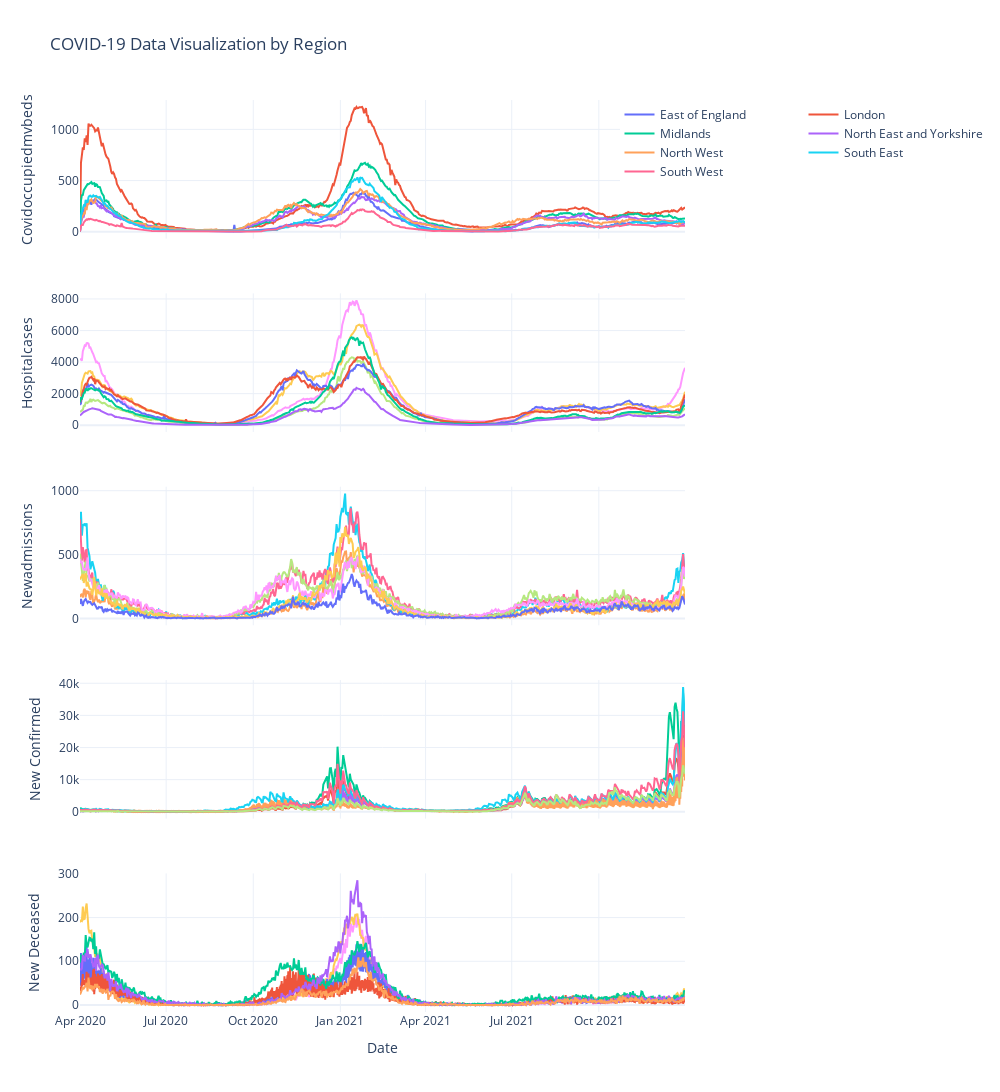

Write notebook code for a chart like this one.
### Code cell
# Filter data between the specified dates
data_filtered = data[(data["date"] >= "2020-01-01") & (data["date"] <= "2021-12-31")]

# Metrics to plot
metrics = [
    "covidOccupiedMVBeds",
    "hospitalCases",
    "newAdmissions",
    "new_confirmed",
    "new_deceased",
]

# Create a subplot for each metric
fig = make_subplots(
    rows=len(metrics),
    cols=1,
    shared_xaxes=True,
    # subplot_titles=[metric.replace("_", " ").title() for metric in metrics],
)

# Plot data for each region and each metric
for i, metric in enumerate(metrics):
    for j, (region, group) in enumerate(data_filtered.groupby("areaName")):
        show_legend = i == 0  # Only show legend for the first metric
        fig.add_trace(
            go.Scatter(
                x=group["date"],
                y=group[metric],
                mode="lines",
                name=region,
                showlegend=show_legend,
            ),
            row=i + 1,
            col=1,
        )

# Update layout
fig.update_layout(
    height=1200,
    width=1000,
    title_text="COVID-19 Data Visualization by Region",
    template="plotly_white",
    legend=dict(y=1, x=1.5, yanchor="top", xanchor="right", orientation="h"),
)

# Update x-axis and y-axis labels
fig.update_xaxes(title_text="Date", row=len(metrics), col=1)
for i, metric in enumerate(metrics):
    fig.update_yaxes(title_text=metric.replace("_", " ").title(), row=i + 1, col=1)

# Show the figure
fig.show()

### Figure 1 — Plotly figure (JSON) as saved in the notebook; plotly's stock layout.template omitted (floating-point values rounded to 4 significant figures; data arrays with more than 128 entries replaced by an {"elided": "..."} marker saying what was removed)
{"data": [{"mode": "lines", "name": "East of England", "showlegend": true, "type": "scatter", "x": {"elided": "640 str values"}, "xaxis": "x", "y": {"elided": "640 int values"}, "yaxis": "y"}, {"mode": "lines", "name": "London", "showlegend": true, "type": "scatter", "x": {"elided": "640 str values"}, "xaxis": "x", "y": {"elided": "640 int values"}, "yaxis": "y"}, {"mode": "lines", "name": "Midlands", "showlegend": true, "type": "scatter", "x": {"elided": "1280 str values"}, "xaxis": "x", "y": {"elided": "1280 int values"}, "yaxis": "y"}, {"mode": "lines", "name": "North East and Yorkshire", "showlegend": true, "type": "scatter", "x": {"elided": "1280 str values"}, "xaxis": "x", "y": {"elided": "1280 int values"}, "yaxis": "y"}, {"mode": "lines", "name": "North West", "showlegend": true, "type": "scatter", "x": {"elided": "640 str values"}, "xaxis": "x", "y": {"elided": "640 int values"}, "yaxis": "y"}, {"mode": "lines", "name": "South East", "showlegend": true, "type": "scatter", "x": {"elided": "640 str values"}, "xaxis": "x", "y": {"elided": "640 int values"}, "yaxis": "y"}, {"mode": "lines", "name": "South West", "showlegend": true, "type": "scatter", "x": {"elided": "640 str values"}, "xaxis": "x", "y": {"elided": "640 int values"}, "yaxis": "y"}, {"mode": "lines", "name": "East of England", "showlegend": false, "type": "scatter", "x": {"elided": "640 str values"}, "xaxis": "x2", "y": {"elided": "640 int values"}, "yaxis": "y2"}, {"mode": "lines", "name": "London", "showlegend": false, "type": "scatter", "x": {"elided": "640 str values"}, "xaxis": "x2", "y": {"elided": "640 int values"}, "yaxis": "y2"}, {"mode": "lines", "name": "Midlands", "showlegend": false, "type": "scatter", "x": {"elided": "1280 str values"}, "xaxis": "x2", "y": {"elided": "1280 int values"}, "yaxis": "y2"}, {"mode": "lines", "name": "North East and Yorkshire", "showlegend": false, "type": "scatter", "x": {"elided": "1280 str values"}, "xaxis": "x2", "y": {"elided": "1280 int values"}, "yaxis": "y2"}, {"mode": "lines", "name": "North West", "showlegend": false, "type": "scatter", "x": {"elided": "640 str values"}, "xaxis": "x2", "y": {"elided": "640 int values"}, "yaxis": "y2"}, {"mode": "lines", "name": "South East", "showlegend": false, "type": "scatter", "x": {"elided": "640 str values"}, "xaxis": "x2", "y": {"elided": "640 int values"}, "yaxis": "y2"}, {"mode": "lines", "name": "South West", "showlegend": false, "type": "scatter", "x": {"elided": "640 str values"}, "xaxis": "x2", "y": {"elided": "640 int values"}, "yaxis": "y2"}, {"mode": "lines", "name": "East of England", "showlegend": false, "type": "scatter", "x": {"elided": "640 str values"}, "xaxis": "x3", "y": {"elided": "640 int values"}, "yaxis": "y3"}, {"mode": "lines", "name": "London", "showlegend": false, "type": "scatter", "x": {"elided": "640 str values"}, "xaxis": "x3", "y": {"elided": "640 int values"}, "yaxis": "y3"}, {"mode": "lines", "name": "Midlands", "showlegend": false, "type": "scatter", "x": {"elided": "1280 str values"}, "xaxis": "x3", "y": {"elided": "1280 int values"}, "yaxis": "y3"}, {"mode": "lines", "name": "North East and Yorkshire", "showlegend": false, "type": "scatter", "x": {"elided": "1280 str values"}, "xaxis": "x3", "y": {"elided": "1280 int values"}, "yaxis": "y3"}, {"mode": "lines", "name": "North West", "showlegend": false, "type": "scatter", "x": {"elided": "640 str values"}, "xaxis": "x3", "y": {"elided": "640 int values"}, "yaxis": "y3"}, {"mode": "lines", "name": "South East", "showlegend": false, "type": "scatter", "x": {"elided": "640 str values"}, "xaxis": "x3", "y": {"elided": "640 int values"}, "yaxis": "y3"}, {"mode": "lines", "name": "South West", "showlegend": false, "type": "scatter", "x": {"elided": "640 str values"}, "xaxis": "x3", "y": {"elided": "640 int values"}, "yaxis": "y3"}, {"mode": "lines", "name": "East of England", "showlegend": false, "type": "scatter", "x": {"elided": "640 str values"}, "xaxis": "x4", "y": {"elided": "640 int values"}, "yaxis": "y4"}, {"mode": "lines", "name": "London", "showlegend": false, "type": "scatter", "x": {"elided": "640 str values"}, "xaxis": "x4", "y": {"elided": "640 int values"}, "yaxis": "y4"}, {"mode": "lines", "name": "Midlands", "showlegend": false, "type": "scatter", "x": {"elided": "1280 str values"}, "xaxis": "x4", "y": {"elided": "1280 int values"}, "yaxis": "y4"}, {"mode": "lines", "name": "North East and Yorkshire", "showlegend": false, "type": "scatter", "x": {"elided": "1280 str values"}, "xaxis": "x4", "y": {"elided": "1280 int values"}, "yaxis": "y4"}, {"mode": "lines", "name": "North West", "showlegend": false, "type": "scatter", "x": {"elided": "640 str values"}, "xaxis": "x4", "y": {"elided": "640 int values"}, "yaxis": "y4"}, {"mode": "lines", "name": "South East", "showlegend": false, "type": "scatter", "x": {"elided": "640 str values"}, "xaxis": "x4", "y": {"elided": "640 int values"}, "yaxis": "y4"}, {"mode": "lines", "name": "South West", "showlegend": false, "type": "scatter", "x": {"elided": "640 str values"}, "xaxis": "x4", "y": {"elided": "640 int values"}, "yaxis": "y4"}, {"mode": "lines", "name": "East of England", "showlegend": false, "type": "scatter", "x": {"elided": "640 str values"}, "xaxis": "x5", "y": {"elided": "640 int values"}, "yaxis": "y5"}, {"mode": "lines", "name": "London", "showlegend": false, "type": "scatter", "x": {"elided": "640 str values"}, "xaxis": "x5", "y": {"elided": "640 int values"}, "yaxis": "y5"}, {"mode": "lines", "name": "Midlands", "showlegend": false, "type": "scatter", "x": {"elided": "1280 str values"}, "xaxis": "x5", "y": {"elided": "1280 int values"}, "yaxis": "y5"}, {"mode": "lines", "name": "North East and Yorkshire", "showlegend": false, "type": "scatter", "x": {"elided": "1280 str values"}, "xaxis": "x5", "y": {"elided": "1280 int values"}, "yaxis": "y5"}, {"mode": "lines", "name": "North West", "showlegend": false, "type": "scatter", "x": {"elided": "640 str values"}, "xaxis": "x5", "y": {"elided": "640 int values"}, "yaxis": "y5"}, {"mode": "lines", "name": "South East", "showlegend": false, "type": "scatter", "x": {"elided": "640 str values"}, "xaxis": "x5", "y": {"elided": "640 int values"}, "yaxis": "y5"}, {"mode": "lines", "name": "South West", "showlegend": false, "type": "scatter", "x": {"elided": "640 str values"}, "xaxis": "x5", "y": {"elided": "640 int values"}, "yaxis": "y5"}], "layout": {"height": 1200, "legend": {"orientation": "h", "x": 1.5, "xanchor": "right", "y": 1, "yanchor": "top"}, "title": {"text": "COVID-19 Data Visualization by Region"}, "width": 1000, "xaxis": {"anchor": "y", "domain": [0, 1], "matches": "x5", "showticklabels": false}, "xaxis2": {"anchor": "y2", "domain": [0, 1], "matches": "x5", "showticklabels": false}, "xaxis3": {"anchor": "y3", "domain": [0, 1], "matches": "x5", "showticklabels": false}, "xaxis4": {"anchor": "y4", "domain": [0, 1], "matches": "x5", "showticklabels": false}, "xaxis5": {"anchor": "y5", "domain": [0, 1], "title": {"text": "Date"}}, "yaxis": {"anchor": "x", "domain": [0.848, 1], "title": {"text": "Covidoccupiedmvbeds"}}, "yaxis2": {"anchor": "x2", "domain": [0.636, 0.788], "title": {"text": "Hospitalcases"}}, "yaxis3": {"anchor": "x3", "domain": [0.424, 0.576], "title": {"text": "Newadmissions"}}, "yaxis4": {"anchor": "x4", "domain": [0.212, 0.364], "title": {"text": "New Confirmed"}}, "yaxis5": {"anchor": "x5", "domain": [0, 0.152], "title": {"text": "New Deceased"}}}}
